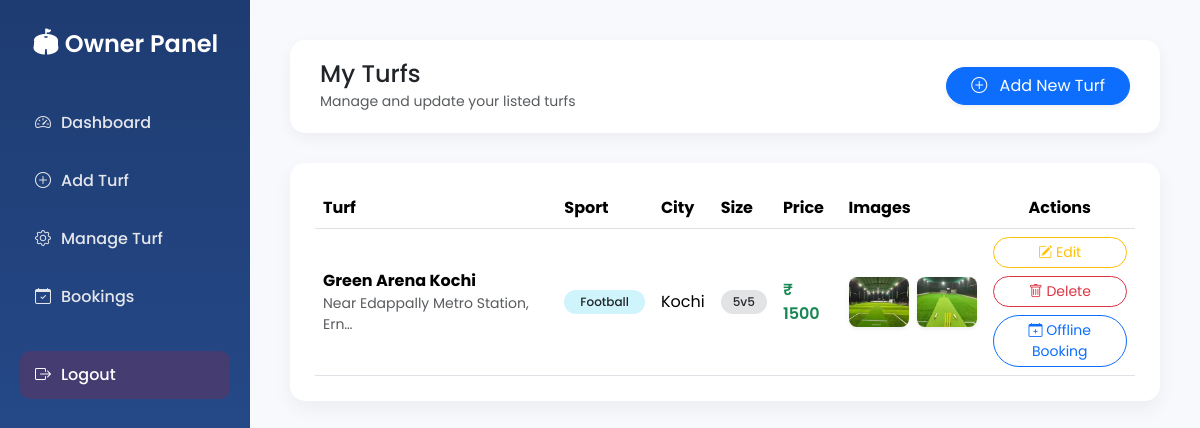
The app's page /Owner/turf_details/ (signed in), older data.
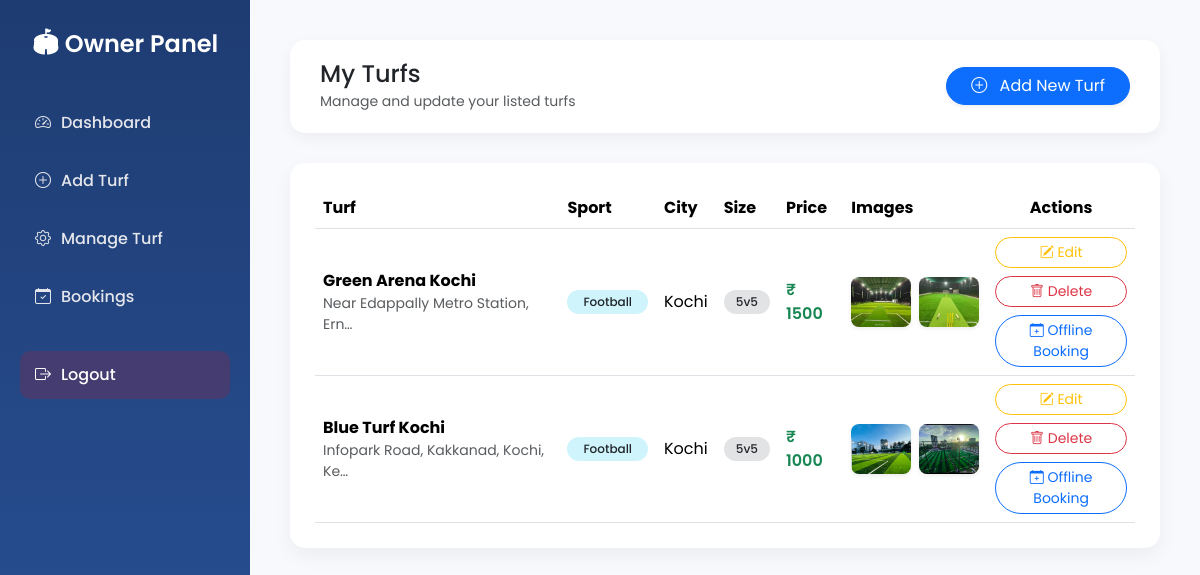
The same page, newer data.
### Owner_App/models.py (models this page shows)
class TurfDb(models.Model):
    Turf_name = models.CharField(max_length=100)
    Sport = models.CharField(max_length=100)
    Owner = models.CharField()
    City = models.CharField()
    Location = models.CharField(max_length=300)
    Price_per_hour = models.IntegerField()
    Description = models.CharField(max_length=400)
    Size = models.CharField(max_length=50)
    Turf_image1 = models.ImageField(upload_to='turfs_image')
    Turf_image2 = models.ImageField(upload_to='turfs_image')

### Owner_App/decorators.py (the view)
    def wrapper(request, *args, **kwargs):
        username = request.session.get('username')
        if not username:
            messages.error(request, "Please login first.")
            return redirect("user_signup")
        try:
            user = User.objects.get(username=username)
        except User.DoesNotExist:
            messages.error(request, "User not found.")
            return redirect("user_signup")
        if user.role != "owner":
            messages.error(request, "You are not authorized to access this page.")
            return redirect("home")
        return view_func(request, *args, **kwargs)

### Owner_App/views.py (called while the page is built)
@owner_required
def turf_details(request):
    item=TurfDb.objects.filter(Owner=request.session['username'])
    return render(request,"Turf_Details.html",{"item":item})

### Owner_App/templates/Turf_Details.html (shortened to what this page needs)
{% extends 'Owner_Dash.html' %}
{% block content %}
<div class="dashboard-header d-flex justify-content-between align-items-center">
    <div>
        <h4 class="mb-0">My Turfs</h4>
        <small class="text-muted">Manage and update your listed turfs</small>
    </div>
    <a href="{% url 'add_turf' %}" class="btn btn-primary px-4 rounded-pill shadow-sm">
        <i class="bi bi-plus-circle me-2"></i> Add New Turf
    </a>
</div>
<div class="table-card mt-4">
    <div class="table-responsive">
        <table class="table table-hover align-middle mb-0">
            <thead>
                <tr>
                    <th>Turf</th>
                    <th>Sport</th>
                    <th>City</th>
                    <th>Size</th>
                    <th>Price</th>
                    <th>Images</th>
                    <th class="text-center">Actions</th>
                </tr>
            </thead>
            <tbody>
                {% for i in item %}
                <tr>
                    <td>
                        <strong>{{ i.Turf_name }}</strong>
                        <div class="small text-muted">
                            {{ i.Location|truncatechars:35 }}
                        </div>
                    </td>
                    <td>
                        <span class="badge bg-info-subtle text-dark rounded-pill px-3">
                            {{ i.Sport }}
                        </span>
                    </td>
                    <td>{{ i.City }}</td>
                    <td>
                        <span class="badge bg-secondary-subtle text-dark rounded-pill">
                            {{ i.Size }}
                        </span>
                    </td>
                    <td class="fw-semibold text-success">
                        ₹ {{ i.Price_per_hour }}
                    </td>
                    <td>
                        <div class="d-flex gap-2">
                            <img src="{{ i.Turf_image1.url }}"
                                 width="60" height="50"
                                 class="rounded-3 shadow-sm turf-img">
                            <img src="{{ i.Turf_image2.url }}"
                                 width="60" height="50"
                                 class="rounded-3 shadow-sm turf-img">
                        </div>
                    </td>
                    <td class="text-center">
                        <div class="d-flex flex-column gap-2">
                            <a href="{% url 'edit_turf' turf_id=i.id %}"
                               class="btn btn-sm btn-outline-warning rounded-pill">
                               <i class="bi bi-pencil-square"></i> Edit
                            </a>
                            <a href="{% url 'delete_turf' turf_id=i.id %}"
                               class="btn btn-sm btn-outline-danger rounded-pill"
                               onclick="return confirm('Are you sure you want to delete this turf?');">
                               <i class="bi bi-trash"></i> Delete
                            </a>
                            <a href="{% url 'offline_booking' book_id=i.id %}"
                               class="btn btn-sm btn-outline-primary rounded-pill">
                               <i class="bi bi-calendar-plus"></i> Offline Booking
                            </a>
                        </div>
                    </td>
                </tr>
                {% endfor %}
            </tbody>
        </table>
    </div>
</div>
{% endblock %}

Row changes from the older to the newer data that the page shows:
added TurfDb: Turf_name "Blue Turf Kochi", Location "Infopark Road, Kakkanad, Kochi, Ke…", Sport "Football", City "Kochi", Size "5v5", Price_per_hour "1000", Turf_image1 (picture), Turf_image2 (picture)
